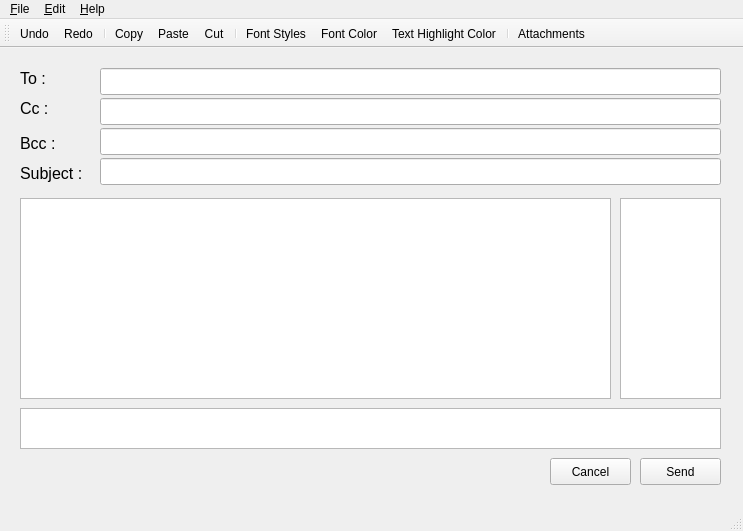
<?xml version="1.0" encoding="UTF-8"?>
<ui version="4.0">
 <class>compose</class>
 <widget class="QMainWindow" name="compose">
  <property name="geometry">
   <rect>
    <x>0</x>
    <y>0</y>
    <width>743</width>
    <height>531</height>
   </rect>
  </property>
  <property name="windowTitle">
   <string>MainWindow</string>
  </property>
  <widget class="QWidget" name="centralwidget">
   <widget class="QLabel" name="to_label">
    <property name="geometry">
     <rect>
      <x>20</x>
      <y>20</y>
      <width>56</width>
      <height>21</height>
     </rect>
    </property>
    <property name="font">
     <font>
      <pointsize>12</pointsize>
     </font>
    </property>
    <property name="text">
     <string>To :</string>
    </property>
   </widget>
   <widget class="QLabel" name="cc_label">
    <property name="geometry">
     <rect>
      <x>20</x>
      <y>40</y>
      <width>56</width>
      <height>41</height>
     </rect>
    </property>
    <property name="font">
     <font>
      <pointsize>12</pointsize>
     </font>
    </property>
    <property name="text">
     <string>Cc :</string>
    </property>
   </widget>
   <widget class="QLabel" name="bcc_label">
    <property name="geometry">
     <rect>
      <x>20</x>
      <y>80</y>
      <width>56</width>
      <height>31</height>
     </rect>
    </property>
    <property name="font">
     <font>
      <pointsize>12</pointsize>
     </font>
    </property>
    <property name="text">
     <string>Bcc :</string>
    </property>
   </widget>
   <widget class="QLineEdit" name="to_lineEdit">
    <property name="geometry">
     <rect>
      <x>100</x>
      <y>20</y>
      <width>621</width>
      <height>27</height>
     </rect>
    </property>
   </widget>
   <widget class="QLabel" name="subject_label">
    <property name="geometry">
     <rect>
      <x>20</x>
      <y>100</y>
      <width>71</width>
      <height>51</height>
     </rect>
    </property>
    <property name="font">
     <font>
      <pointsize>12</pointsize>
     </font>
    </property>
    <property name="text">
     <string>Subject :</string>
    </property>
   </widget>
   <widget class="QLineEdit" name="cc_lineEdit">
    <property name="geometry">
     <rect>
      <x>100</x>
      <y>50</y>
      <width>621</width>
      <height>27</height>
     </rect>
    </property>
   </widget>
   <widget class="QLineEdit" name="bcc_lineEdit">
    <property name="geometry">
     <rect>
      <x>100</x>
      <y>80</y>
      <width>621</width>
      <height>27</height>
     </rect>
    </property>
   </widget>
   <widget class="QLineEdit" name="subject_lineEdit">
    <property name="geometry">
     <rect>
      <x>100</x>
      <y>110</y>
      <width>621</width>
      <height>27</height>
     </rect>
    </property>
   </widget>
   <widget class="QTextEdit" name="textEdit">
    <property name="geometry">
     <rect>
      <x>20</x>
      <y>150</y>
      <width>591</width>
      <height>201</height>
     </rect>
    </property>
   </widget>
   <widget class="QPushButton" name="send_pushButton">
    <property name="geometry">
     <rect>
      <x>640</x>
      <y>410</y>
      <width>81</width>
      <height>27</height>
     </rect>
    </property>
    <property name="text">
     <string>Send</string>
    </property>
   </widget>
   <widget class="QPushButton" name="cancel_pushButton">
    <property name="geometry">
     <rect>
      <x>550</x>
      <y>410</y>
      <width>81</width>
      <height>27</height>
     </rect>
    </property>
    <property name="text">
     <string>Cancel</string>
    </property>
   </widget>
   <widget class="QListView" name="contacts_listView">
    <property name="geometry">
     <rect>
      <x>620</x>
      <y>150</y>
      <width>101</width>
      <height>201</height>
     </rect>
    </property>
   </widget>
   <widget class="QTextEdit" name="textEdit_2">
    <property name="geometry">
     <rect>
      <x>20</x>
      <y>360</y>
      <width>701</width>
      <height>41</height>
     </rect>
    </property>
   </widget>
  </widget>
  <widget class="QMenuBar" name="menubar">
   <property name="geometry">
    <rect>
     <x>0</x>
     <y>0</y>
     <width>743</width>
     <height>25</height>
    </rect>
   </property>
   <widget class="QMenu" name="menu_File">
    <property name="title">
     <string>&amp;File</string>
    </property>
    <addaction name="actionBackup"/>
   </widget>
   <widget class="QMenu" name="menu_Edit">
    <property name="title">
     <string>&amp;Edit</string>
    </property>
    <addaction name="actionCopy"/>
    <addaction name="actionPaste"/>
    <addaction name="actionCut"/>
    <addaction name="separator"/>
    <addaction name="actionRedo"/>
    <addaction name="actionUndo"/>
    <addaction name="separator"/>
    <addaction name="actionFont"/>
    <addaction name="actionFont_Color"/>
    <addaction name="actionText_Highlight_COlor"/>
    <addaction name="separator"/>
    <addaction name="actionAttach"/>
   </widget>
   <widget class="QMenu" name="menu_Help">
    <property name="title">
     <string>&amp;Help</string>
    </property>
    <addaction name="actionAbout_Us"/>
   </widget>
   <addaction name="menu_File"/>
   <addaction name="menu_Edit"/>
   <addaction name="menu_Help"/>
  </widget>
  <widget class="QStatusBar" name="statusbar"/>
  <widget class="QToolBar" name="toolBar">
   <property name="windowTitle">
    <string>toolBar</string>
   </property>
   <attribute name="toolBarArea">
    <enum>TopToolBarArea</enum>
   </attribute>
   <attribute name="toolBarBreak">
    <bool>false</bool>
   </attribute>
   <addaction name="actionUndo"/>
   <addaction name="actionRedo"/>
   <addaction name="separator"/>
   <addaction name="actionCopy"/>
   <addaction name="actionPaste"/>
   <addaction name="actionCut"/>
   <addaction name="separator"/>
   <addaction name="actionFont"/>
   <addaction name="actionFont_Color"/>
   <addaction name="actionText_Highlight_COlor"/>
   <addaction name="separator"/>
   <addaction name="actionAttach"/>
  </widget>
  <action name="actionCopy">
   <property name="icon">
    <iconset resource="resource.qrc">
     <normaloff>:/img/images/copy.png</normaloff>:/img/images/copy.png</iconset>
   </property>
   <property name="text">
    <string>Copy</string>
   </property>
  </action>
  <action name="actionPaste">
   <property name="icon">
    <iconset resource="resource.qrc">
     <normaloff>:/img/images/paste.png</normaloff>:/img/images/paste.png</iconset>
   </property>
   <property name="text">
    <string>Paste</string>
   </property>
  </action>
  <action name="actionCut">
   <property name="icon">
    <iconset resource="resource.qrc">
     <normaloff>:/img/images/cut.png</normaloff>:/img/images/cut.png</iconset>
   </property>
   <property name="text">
    <string>Cut</string>
   </property>
   <property name="shortcut">
    <string>Ctrl+C</string>
   </property>
  </action>
  <action name="actionRedo">
   <property name="icon">
    <iconset resource="resource.qrc">
     <normaloff>:/img/images/redo.png</normaloff>:/img/images/redo.png</iconset>
   </property>
   <property name="text">
    <string>Redo</string>
   </property>
   <property name="shortcut">
    <string>Ctrl+Shift+Z</string>
   </property>
  </action>
  <action name="actionUndo">
   <property name="icon">
    <iconset resource="resource.qrc">
     <normaloff>:/img/images/undo.png</normaloff>:/img/images/undo.png</iconset>
   </property>
   <property name="text">
    <string>Undo</string>
   </property>
   <property name="shortcut">
    <string>Ctrl+Z</string>
   </property>
  </action>
  <action name="actionFont">
   <property name="icon">
    <iconset resource="resource.qrc">
     <normaloff>:/img/images/font.png</normaloff>:/img/images/font.png</iconset>
   </property>
   <property name="text">
    <string>Font Styles</string>
   </property>
  </action>
  <action name="actionFont_Color">
   <property name="icon">
    <iconset resource="resource.qrc">
     <normaloff>:/img/images/text-color.png</normaloff>:/img/images/text-color.png</iconset>
   </property>
   <property name="text">
    <string>Font Color</string>
   </property>
  </action>
  <action name="actionText_Highlight_COlor">
   <property name="icon">
    <iconset resource="resource.qrc">
     <normaloff>:/img/images/marker-pen.png</normaloff>:/img/images/marker-pen.png</iconset>
   </property>
   <property name="text">
    <string>Text Highlight Color</string>
   </property>
  </action>
  <action name="actionAbout_Us">
   <property name="text">
    <string>About Us</string>
   </property>
   <property name="shortcut">
    <string>F1</string>
   </property>
  </action>
  <action name="actionBackup">
   <property name="text">
    <string>Backup</string>
   </property>
  </action>
  <action name="actionAttach">
   <property name="icon">
    <iconset resource="resource.qrc">
     <normaloff>:/img/images/attach.png</normaloff>:/img/images/attach.png</iconset>
   </property>
   <property name="text">
    <string>Attachments</string>
   </property>
  </action>
 </widget>
 <resources>
  <include location="resource.qrc"/>
 </resources>
 <connections/>
</ui>
